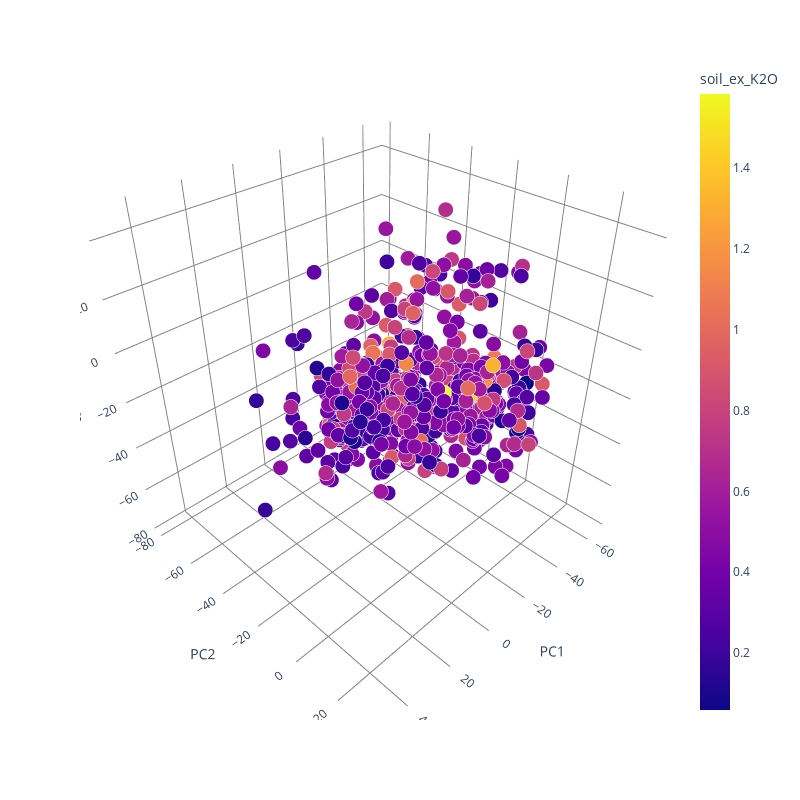

The cell this chart's notebook holds for it:
### Code cell
scatter3d(data_to_df(data), dot_size=15)

### Figure 1 — Plotly figure (JSON) as saved in the notebook; plotly's stock layout.template omitted (floating-point values rounded to 4 significant figures; data arrays with more than 128 entries replaced by an {"elided": "..."} marker saying what was removed)
{"data": [{"hovertemplate": "PC1=%{x}<br>PC2=%{y}<br>PC3=%{z}<br>size=%{marker.size}<br>soil_ex_K2O=%{marker.color}<extra></extra>", "legendgroup": "", "marker": {"color": {"elided": "634 float values"}, "coloraxis": "coloraxis", "opacity": 1, "size": {"elided": "634 int values"}, "sizemode": "area", "sizeref": 0.06667, "symbol": "circle"}, "mode": "markers", "name": "", "scene": "scene", "showlegend": false, "type": "scatter3d", "x": {"elided": "634 float values"}, "y": {"elided": "634 float values"}, "z": {"elided": "634 float values"}}], "layout": {"coloraxis": {"cmax": 1.582, "cmin": 0.05974, "colorbar": {"title": {"text": "soil_ex_K2O"}}, "colorscale": [[0, "#0d0887"], [0.1111, "#46039f"], [0.2222, "#7201a8"], [0.3333, "#9c179e"], [0.4444, "#bd3786"], [0.5556, "#d8576b"], [0.6667, "#ed7953"], [0.7778, "#fb9f3a"], [0.8889, "#fdca26"], [1, "#f0f921"]]}, "height": 800, "legend": {"itemsizing": "constant", "tracegroupgap": 0}, "margin": {"t": 60}, "paper_bgcolor": "rgba(0, 0, 0, 0)", "plot_bgcolor": "rgba(0, 0, 0, 0)", "scene": {"domain": {"x": [0, 1], "y": [0, 1]}, "xaxis": {"backgroundcolor": "rgba(0, 0, 0,0)", "gridcolor": "grey", "showbackground": true, "title": {"text": "PC1"}, "zerolinecolor": "grey"}, "yaxis": {"backgroundcolor": "rgba(0, 0, 0,0)", "gridcolor": "grey", "showbackground": true, "title": {"text": "PC2"}, "zerolinecolor": "grey"}, "zaxis": {"backgroundcolor": "rgba(0, 0, 0,0)", "gridcolor": "grey", "showbackground": true, "title": {"text": "PC3"}, "zerolinecolor": "grey"}}, "width": 800}}
